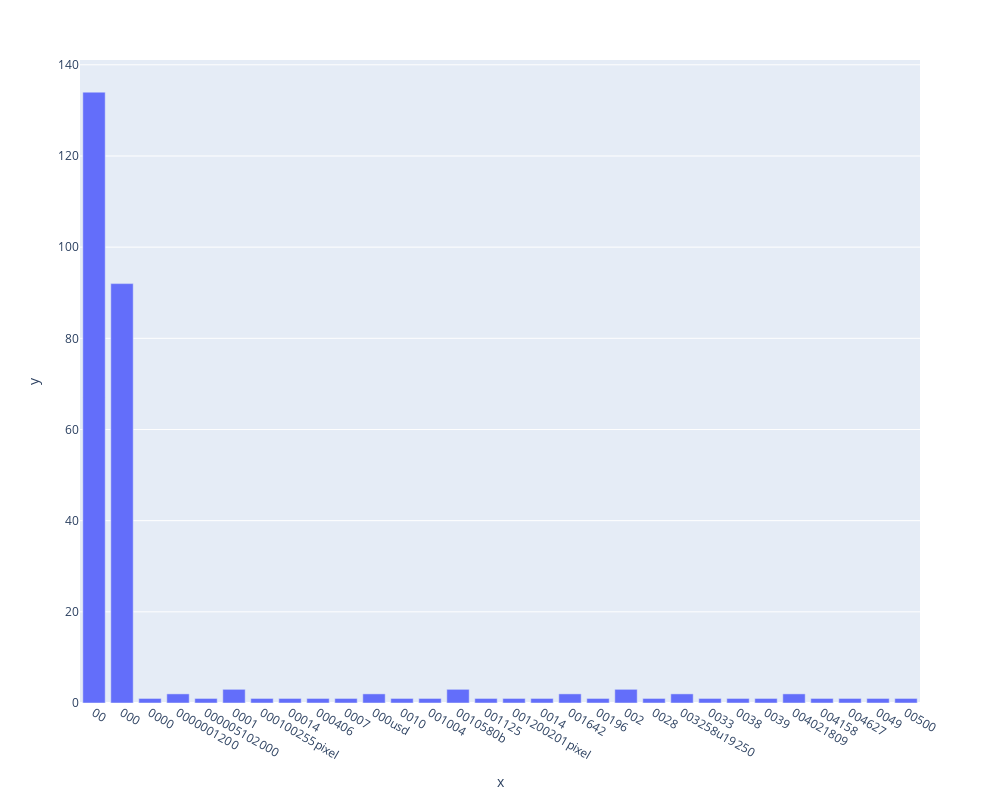

Write notebook code for a chart like this one.
### Markdown cell above
### >>> **Exercise 14 (take home):** 
The chart above contains all the vocabulary, and it's computationally intensive to both compute and visualize. Can you efficiently reduce the number of terms you want to visualize as an exercise.

### Code cell
# Answer here
import plotly.express as px

# from 300 datas to 30 datas
fig = px.bar(x = count_vect.get_feature_names_out()[:30],
             y = term_frequencies[:30],
             width = 1000,
             height = 800)

fig.show()

### Figure 1 — Plotly figure (JSON) as saved in the notebook; plotly's stock layout.template omitted (floating-point values rounded to 4 significant figures)
{"data": [{"alignmentgroup": "True", "hovertemplate": "x=%{x}<br>y=%{y}<extra></extra>", "legendgroup": "", "marker": {"color": "#636efa", "pattern": {"shape": ""}}, "name": "", "offsetgroup": "", "orientation": "v", "showlegend": false, "textposition": "auto", "type": "bar", "x": ["00", "000", "0000", "0000001200", "000005102000", "0001", "000100255pixel", "00014", "000406", "0007", "000usd", "0010", "001004", "0010580b", "001125", "001200201pixel", "0014", "001642", "00196", "002", "0028", "003258u19250", "0033", "0038", "0039", "004021809", "004158", "004627", "0049", "00500"], "xaxis": "x", "y": [134, 92, 1, 2, 1, 3, 1, 1, 1, 1, 2, 1, 1, 3, 1, 1, 1, 2, 1, 3, 1, 2, 1, 1, 1, 2, 1, 1, 1, 1], "yaxis": "y"}], "layout": {"barmode": "relative", "height": 800, "legend": {"tracegroupgap": 0}, "margin": {"t": 60}, "width": 1000, "xaxis": {"anchor": "y", "domain": [0, 1], "title": {"text": "x"}}, "yaxis": {"anchor": "x", "domain": [0, 1], "title": {"text": "y"}}}}
